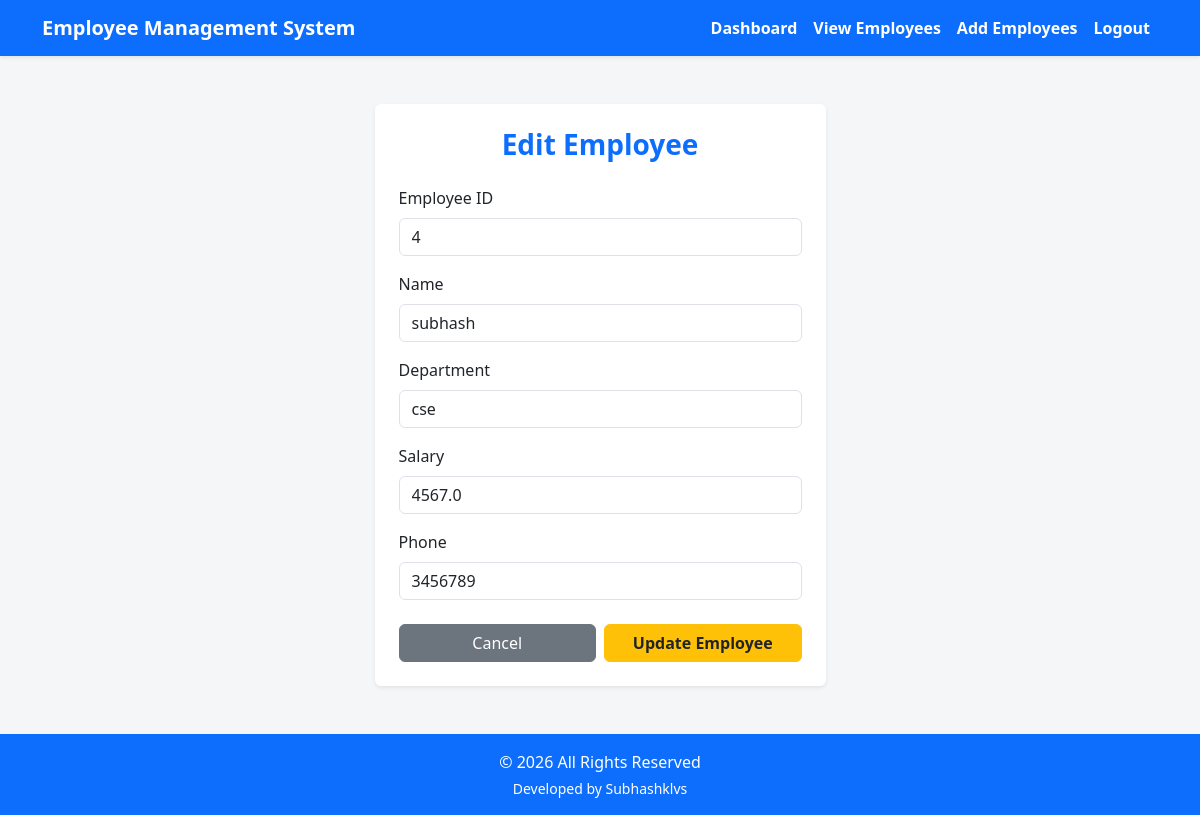
/edit/4 (signed in), run on the app's committed database.
### tables this page shows
CREATE TABLE employee (
                eid     INTEGER PRIMARY KEY AUTOINCREMENT,
                ename   TEXT    NOT NULL,
                edept   TEXT    NOT NULL,
                esalary REAL    NOT NULL,
                ephone  TEXT    NOT NULL
            );

### app.py (the view)
@app.route("/edit/<eid>")
def edit(eid):
    if "admin" not in session:
        return redirect("/")
    with get_db() as conn:
        emp = conn.execute(
            "SELECT * FROM employee WHERE eid = ?", (eid,)
        ).fetchone()
    return render_template("edit_employee.html", emp=tuple(emp))

### app.py (called while the page is built)
def get_db():
    conn = sqlite3.connect(DATABASE)
    conn.row_factory = sqlite3.Row
    return conn

### templates/edit_employee.html (shortened to what this page needs)
{% extends "base.html" %}
{% block content %}
<div class="row justify-content-center">
    <div class="col-md-6 col-lg-5">
        <div class="card shadow-sm border-0 mt-4">
            <div class="card-body p-4">
                <h3 class="card-title text-center mb-4 fw-bold text-primary">Edit Employee</h3>
                <form method="post" action="/update">
                    <div class="mb-3">
                        <label for="eid" class="form-label">Employee ID</label>
                        <input type="text" id="eid" name="eid" value="{{ emp[0] }}" class="form-control" required>
                    </div>
                    <div class="mb-3">
                        <label for="ename" class="form-label">Name</label>
                        <input type="text" id="ename" name="ename" value="{{ emp[1] }}" class="form-control" required>
                    </div>
                    <div class="mb-3">
                        <label for="edept" class="form-label">Department</label>
                        <input type="text" id="edept" name="edept" value="{{ emp[2] }}" class="form-control" required>
                    </div>
                    <div class="mb-3">
                        <label for="esalary" class="form-label">Salary</label>
                        <input type="number" id="esalary" name="esalary" value="{{ emp[3] }}" class="form-control" required>
                    </div>
                    <div class="mb-4">
                        <label for="ephone" class="form-label">Phone</label>
                        <input type="text" id="ephone" name="ephone" value="{{ emp[4] }}" class="form-control" required>
                    </div>
                    <div class="d-flex justify-content-between gap-2">
                        <a href="/view" class="btn btn-secondary w-50">Cancel</a>
                        <button type="submit" class="btn btn-warning w-50 text-dark fw-semibold">Update Employee</button>
                    </div>
                </form>
            </div>
        </div>
    </div>
</div>
{% endblock %}

### templates/base.html (style rules this page uses)
body { background-color: #f4f6f7; display: flex; flex-direction: column; min-height: 100vh; }

### data on the page
employee: eid "4", ename "subhash", edept "cse", esalary "4567.0", ephone "3456789"
